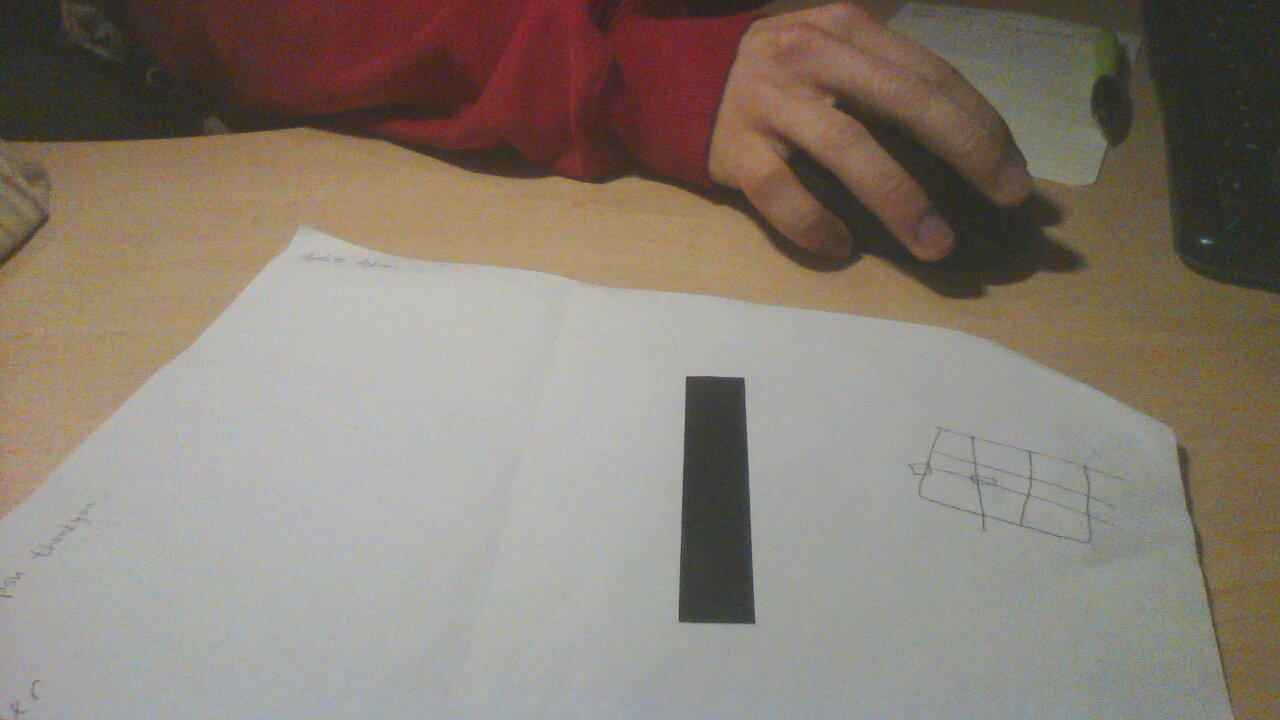
#> input picture notebooks/test.jpg, 1280 x 720 px, given in place of the camera
$ python lineTrack.py   (Python 2 division)   (older library calls are emulated)
#> lines starting #> are read from the running program, lines starting #| are printed output that depends on the picture; after the words box and inside, x2 and y2 are one past the last pixel; in counts of white or black regions, pixels touching at a corner belong together
### tools/RobotSerial.py
#!/usr/bin/env python2

import RobotModel
import serial

class SerialSession:
    def __init__(self, robotModel, device = '/dev/robot', baudrate = 115200):
        self.session = serial.Serial(device, baudrate) # Moo
        self.currentRobotModel = RobotModel.RobotModel()
        self.updateRobotState(robotModel)

    def close(self):
        self.session.close()

    # [7 lines left out: function __pollReedSwitchState, not called in this run]

    def updateRobotState(self, robotModel):
        # update speed of left motor
        if (self.currentRobotModel.speedLeft != robotModel.speedLeft):
            self.currentRobotModel.speedLeft = robotModel.speedLeft
            if (robotModel.speedLeft < 0):
                self.sendBytes(chr(0), chr(1), chr(abs(robotModel.speedLeft)))
            else:
                self.sendBytes(chr(0), chr(0), chr(robotModel.speedLeft))

        # update speed of right motor
        if (self.currentRobotModel.speedRight != robotModel.speedRight):
            self.currentRobotModel.speedRight = robotModel.speedRight
            if (robotModel.speedRight < 0):
                self.sendBytes(chr(1), chr(1), chr(abs(robotModel.speedRight)))
            else:
                self.sendBytes(chr(1), chr(0), chr(robotModel.speedRight))

        # close/open the claw
        if (self.currentRobotModel.clawClosed != robotModel.clawClosed):
            self.currentRobotModel.clawClosed = robotModel.clawClosed
            self.sendBytes(chr(2), chr(robotModel.clawClosed))

        # update the state of the reed switch
        # robotModel.reedSwitch = self.__pollReedSwitchState()

    # New specification: byte > 100 resets buffer. 3 bytes are used per buffer
    def sendBytes(self, byte1 = chr(0), byte2 =  chr(0), byte3 = chr(0)):
        self.session.write(chr(0x65) + byte1 + byte2 + byte3)

### tools/lineTrack.py
#!/usr/bin/env python2

# This script can make robot follow a black line.
# Press spacebar to toggle robot ON/OFF (OFF at start)

import cv2
import numpy as np
import serial
import time
import sys

sys.path.insert(0, '../interface')
import RobotModel
import RobotSerial
print "Imported serial!"

# An empty function to allow sliders
def nothing(x):
    pass

# Calculates the centorid of a shape given.
def centroid(moments):
    try:
        return int(moments['m10']/moments['m00']), int(moments['m01']/moments['m00'])
    except:
        return 0,0

# Crops a rectangle out of the input frame and draws where it was cut from on top of drawFrame
def crop(inFrame, x1, y1, x2, y2):
    cv2.rectangle(drawFrame,(x1,y1),(x2,y2), ( x1-y2, y1-y2, x2-y2 )  ,5) #The part that says ( x1-y2, y1-y2, x2-y2 ) is to create constant (across frames, no flickering) but differing colours for each rectangle based on positions
    return inFrame[y1:y2, x1:x2]

# Checks if a certain amount of milliseconds has passed since it's last call
# Use this function to create non-blocking wait states in the while loop
# Thus you can have delayed actions within the main loop without dropping frames
tick = 0.0
def checkMs(diff):
    newTime = time.time() * 1000
    global tick

    if (newTime-tick > diff):
        tick = newTime
        return True

    return False

# Causes the robot to perform actions
lastAction = (0,0,0)
rm = RobotModel.RobotModel()
ss = RobotSerial.SerialSession(rm, '/dev/ttyACM3', 115200)
# ToDo: Make speed proportionate to angle
def doRobot(tolerance, angle, speed):
    global lastAction
    global rm
    global ss
    if lastAction != (tolerance, angle, speed):
        lastAction = (tolerance, angle, speed)
        if (-tolerance < angle < tolerance): # Attempt to move forward when on line
            rm.speedLeft = speed
            rm.speedRight = speed
            print "______________"
        if ( angle < -tolerance): # Attempt to move right towards line
            print "<<<<<<<<<<<<<<"
            rm.speedLeft = speed-10
            rm.speedRight = speed
        if( angle > tolerance): # Attempt to move left towards line
            print ">>>>>>>>>>>>>>"
            # rm.speedLeft = speed
            rm.speedLeft = speed
            rm.speedRight = speed-10

        ss.updateRobotState(rm)

# Stops the robot from moving
def stopRobot():
    rm.SpeedLeft = 0
    rm.SpeedRight = 0
    # pass


cap = cv2.VideoCapture(1)
cv2.namedWindow('mask')
cv2.namedWindow('draw')
cv2.createTrackbar('thresh','mask',42,255,nothing)
cv2.createTrackbar('cutHeight','draw',40,255,nothing)
cv2.createTrackbar('offset','draw',400,500,nothing)

_, test = cap.read()
#> test is the input picture: shape (720, 1280, 3); mean B, G, R 115.7, 126.6, 136.5
test = cv2.transpose(test)
#> test: shape (1280, 720, 3)
height = test.shape[0]
#> height = 1280
width = test.shape[1]
#> width = 720
midw = width/2
#> midw = 360
midh = height/2
#> midh = 640

cutHeight = 0
cutWidth = 300
offset = 0
wait = 10
oldLine = [(0,0), (0,0)]
robotEnabled = False

tolerance = 30
speed = 70

# The main function
while(1):

    _, frame = cap.read()
    frame = cv2.transpose(frame)
    drawFrame = np.copy(frame)
    # cv2.imshow('crop', crop(frame, midw-cutWidth,0, midw+cutWidth,height) )

    gray = cv2.cvtColor(frame, cv2.COLOR_BGR2GRAY)
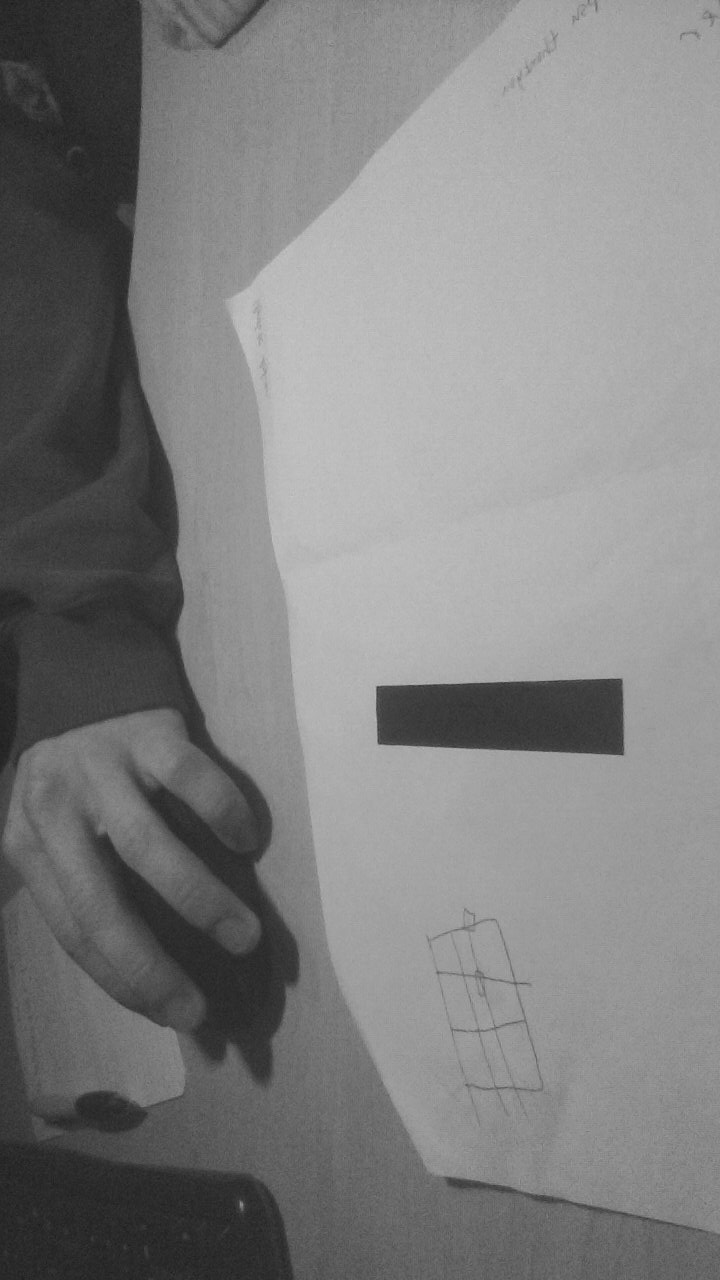
#> gray: shape (1280, 720); min 28, max 197, mean 128.3
    threshVal = cv2.getTrackbarPos('thresh','mask')
    cutHeight = cv2.getTrackbarPos('cutHeight', 'draw')
    offset = cv2.getTrackbarPos('offset', 'draw')
    ret,mask = cv2.threshold(gray, threshVal, 255, cv2.THRESH_BINARY_INV)
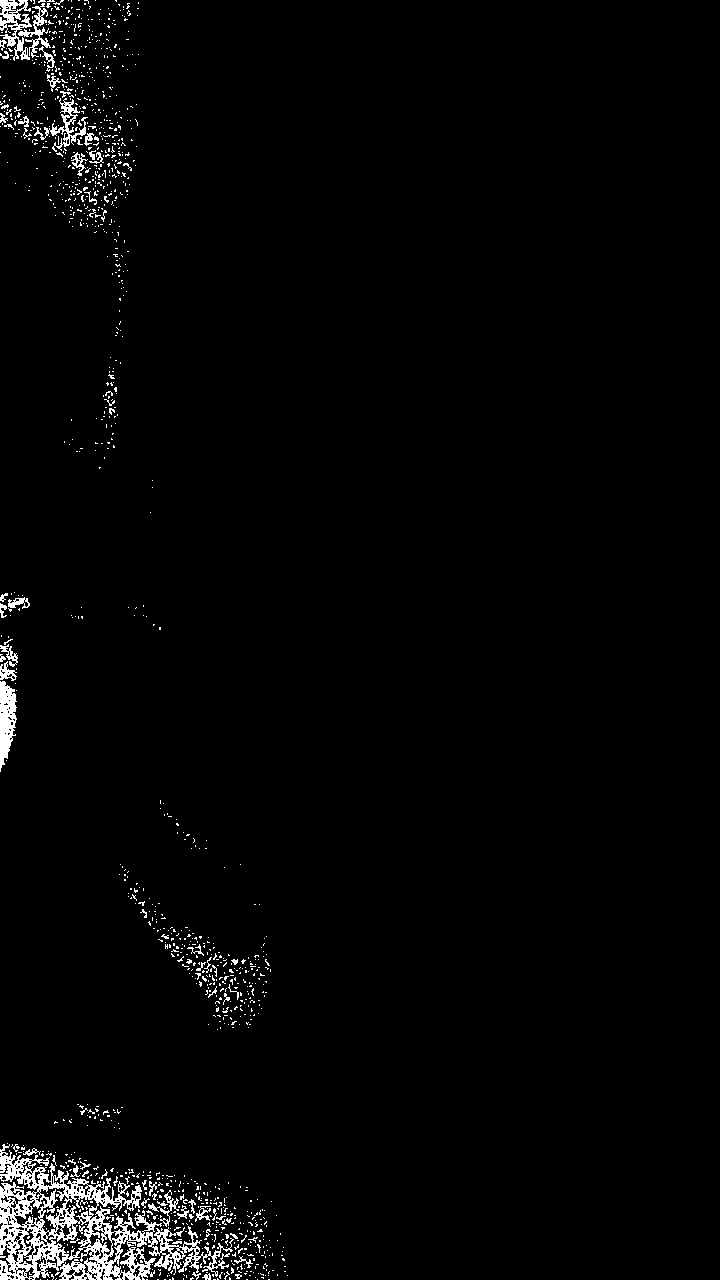
#> mask: shape (1280, 720); 2.3% white in thin lines or dots, all inside (x1, y1, x2, y2) = (0, 0, 288, 1280)
#> ret = 42
    cv2.imshow('mask',mask)

    mask2 = np.copy(mask)

    # [8 lines of commented-out code are left out]

    cuts = crop(mask, midw-cutWidth,offset, midw+cutWidth,offset+cutHeight), crop(mask, midw-cutWidth,height-cutHeight-offset, midw+cutWidth,height-offset)
#> in crop, `cv2.rectangle(drawFrame,(x1,y1),(x2,y2), ( x1-y2, y1-y2, x2-y2 )  ,5)`:
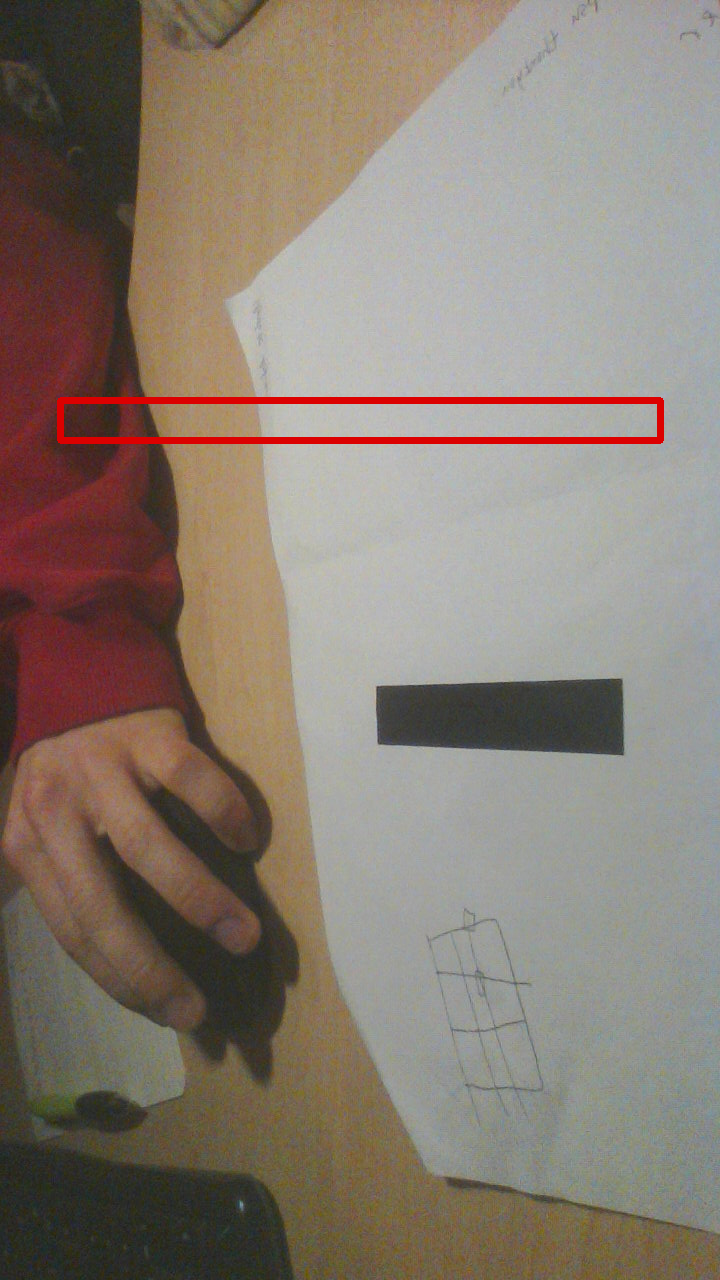
#> drawFrame: shape (1280, 720, 3); mean B, G, R 114.3, 125.1, 137
#> in crop, `return inFrame[y1:y2, x1:x2]`: returned value: shape (40, 600); 0.33% white in thin lines or dots, all inside (x1, y1, x2, y2) = (11, 0, 58, 40)
#> call 2 of crop, with x1 = 60, y1 = 840, x2 = 660, y2 = 880
#> in crop (call 2), `cv2.rectangle(drawFrame,(x1,y1),(x2,y2), ( x1-y2, y1-y2, x2-y2 )  ,5)`:
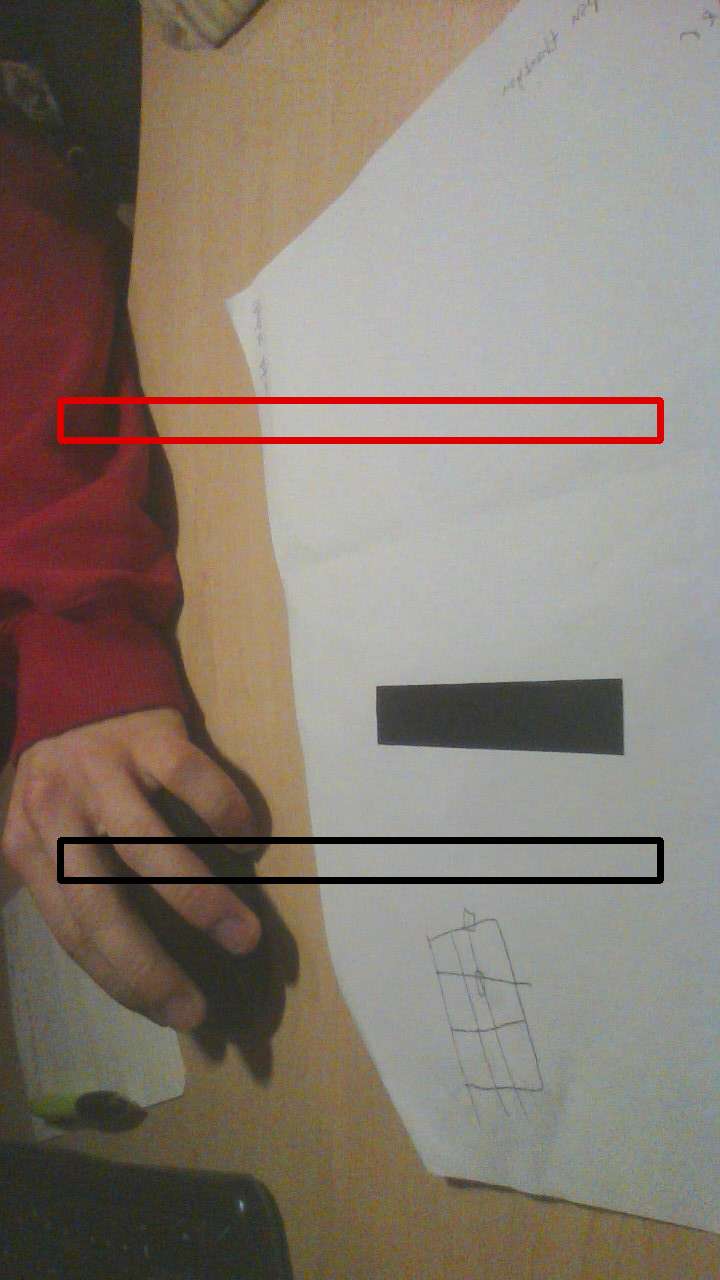
#> drawFrame: shape (1280, 720, 3); 0.97% of pixels changed, all inside (x1, y1, x2, y2) = (57, 837, 664, 884)
#> in crop (call 2), `return inFrame[y1:y2, x1:x2]`:
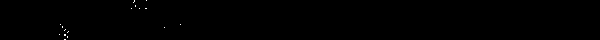
#> returned value: shape (40, 600); 0.12% white in thin lines or dots, all inside (x1, y1, x2, y2) = (59, 0, 181, 40)

    corners = [(midw-cutWidth,offset), (midw-cutWidth,height-cutHeight-offset)] # The top left corners of the rectangles
#> corners = [(60, 400), (60, 840)]

    #ToDo, try to remove 'jumping', point cannot traverse amount of units per amount of frames
    prev = (0,0)
    line = []
    for a,corn in zip(cuts,corners):
        _, contours, hierarchy = cv2.findContours(np.copy(a), cv2.RETR_TREE, cv2.CHAIN_APPROX_SIMPLE)
        for b in contours:
            if cv2.contourArea(b) > 10:
                cord = centroid(cv2.moments(contours[0]))
                if cord != (0,0):
                    pos = (cord[0]+corn[0],cord[1]+corn[1])
                    cv2.circle(drawFrame,(pos), 5, (0,0,255), 5)
                    line.append(pos)

                if cord != prev:
                    prev = cord
#> this loop made 2 passes
#> (corn, contours) on passes 1 to 2: ((60, 400), 19 contours, all with area under 20), ((60, 840), 16 contours, all with area under 20)
#> after the loop, line = []; prev = (0, 0)

    if len(line) == 2:
        cv2.line(drawFrame, line[0],line[1], (255,0,0), 5)

    if line != oldLine:
        oldLine = line
#> oldLine = []
        try:
            if len(line) == 2: # If two points are found representing line
                angle = np.degrees(np.arctan(-float(line[0][0]-line[1][0])/float(line[0][1]-line[1][1])))
                # print "angle: ", str(angle), "line", str(line)

                if robotEnabled:
                    if checkMs(100):
                        print angle
                        doRobot(tolerance, angle, speed)

            # else:
                # stopRobot()
        except:
            pass

    # cv2.imshow('crop', crop(frame, 100,200,300,400)) # Demonstrates the cropping function visually
    # cv2.imshow('Source image, make sure I am unmodified!', frame) # Make sure this frame is unmodified at the end, to avoid conflicts in calculations
    cv2.imshow('draw',drawFrame)


    # if checkMs(10): # Demonstrates non-blocking wait
        # print tick/1000

    k = cv2.waitKey(wait) & 0xFF
#> (key Esc is pressed here)
    if k == 27: #Checks if escape is pressed
        break
    if k == 32: # Press space to toggle robot
        s.flush()
        if robotEnabled == False:
            robotEnabled = True
        else:
            robotEnabled = False
            stopRobot()

cv2.destroyAllWindows()
